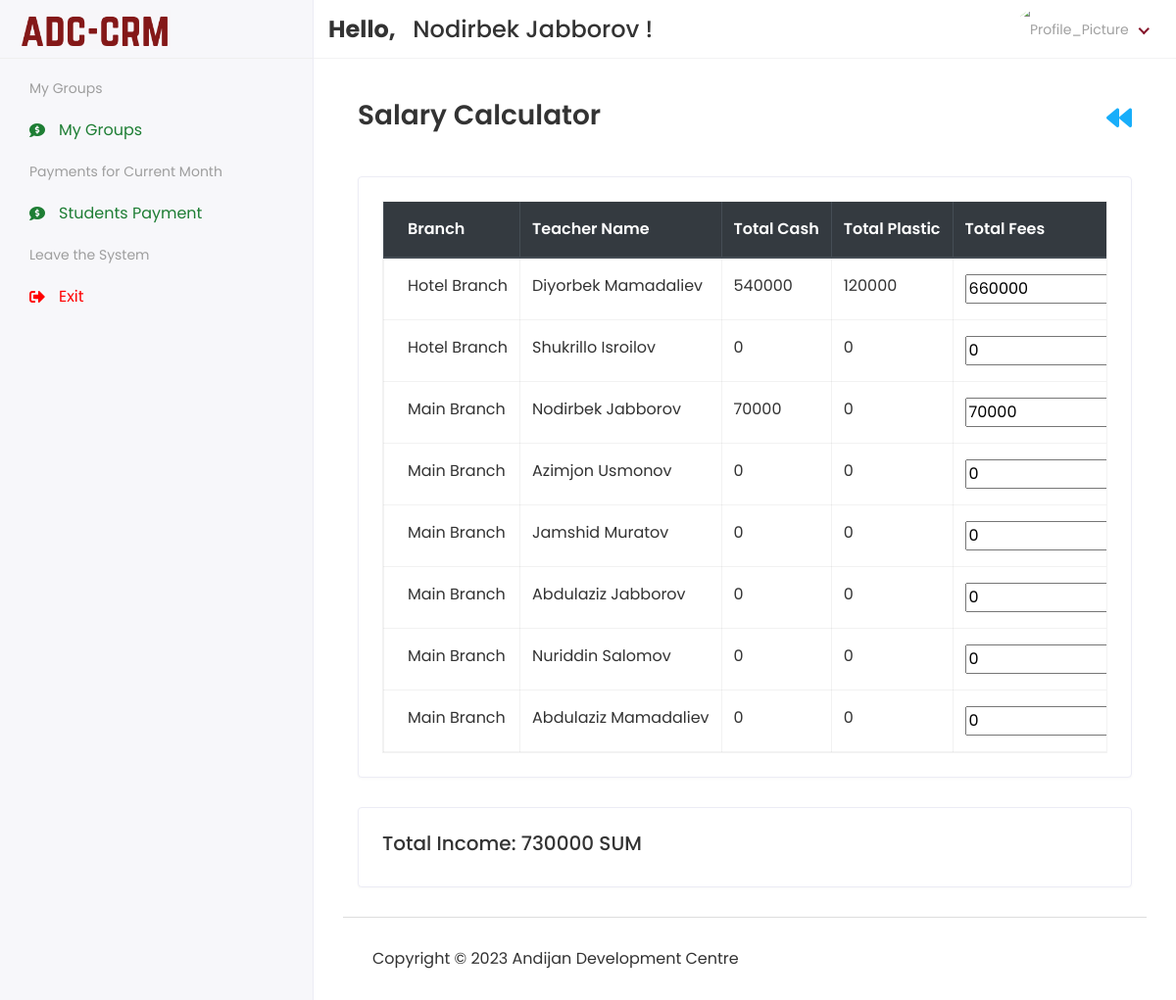
The page /Hod/Staff/Salary (signed in) on the database its author committed.
### app/models.py (models this page shows, shortened)
class customUser(AbstractUser):
    USER = (
        (1, 'HOD'),
        (3, 'STUDENT'),
    )
    user_type = models.CharField(choices=USER, max_length=50, default=1)
    profile_pic = models.ImageField(upload_to='media/profile_pic',blank=True, null=True)

class Staff(models.Model):
    admin = models.OneToOneField(customUser, on_delete=models.CASCADE)
    department = models.CharField(max_length=50)
    role = models.CharField(max_length=100)
    fines = models.CharField(max_length=30, blank=True, null=True)
    bonus = models.CharField(max_length=30, blank=True, null=True)
    tax = models.CharField(max_length=30, blank=True, null=True)
    salary_type = models.CharField(max_length=30)
    branch = models.ForeignKey('Branch', on_delete=models.SET_NULL, blank=True, null=True)
    work_format = models.CharField(max_length=30)
    salary_amount = models.CharField(max_length=30)
    birth_date = models.DateTimeField(blank=True, null=True)
    status = models.CharField(max_length=20, blank=True, null=True)
    address = models.TextField(max_length=150, blank=True, null=True)
    mobile = models.CharField(max_length=20, blank=True, null=True)
    mobiletwo = models.CharField(max_length=20, blank=True, null=True)
    created_date = models.DateTimeField(auto_now_add=True)
    updated_date = models.DateTimeField(auto_now_add=True)
    def __str__(self):
        return f"{self.admin.first_name} {self.admin.last_name}"

class Branch(models.Model):
    profile_pic = models.ImageField(upload_to='media/profile_pic', blank=True, null=True)
    name = models.CharField(max_length=100)
    address = models.CharField(max_length=255)
    phone_number = models.CharField(max_length=20)
    rooms = models.CharField(max_length=20, blank=True, null=True)

### ADC_school_project/Hod_Views.py (the view)
# urls.py: path('Hod/Staff/Salary', Hod_Views.STAFF_SALARY, name="staff_salary"),
@login_required(login_url='/')
def STAFF_SALARY(request):
    teachers = Staff.objects.filter(department='Teacher')
    current_month = datetime.now().month
    teacher_fees = []
    for teacher in teachers:
        payments = Payments.objects.filter(teacher_id=teacher,
                                           created_at__month=current_month)
        total_cash = payments.filter(payment_type='Cash').aggregate(
            total_cash=Sum('fee_amount'))['total_cash'] or 0
        total_plastic = payments.filter(payment_type='Plastic').aggregate(
            total_plastic=Sum('fee_amount'))['total_plastic'] or 0
        total_fees = total_cash + total_plastic
        teacher_fees.append({
            'teacher': teacher,
            'total_cash': total_cash,
            'total_plastic': total_plastic,
            'total_fees': total_fees
        })
    total_fees_across_all_teachers = sum(
        teacher['total_fees'] for teacher in teacher_fees)
    context = {
        'teacher_fees': teacher_fees,
        'total_fees_across_all_teachers': total_fees_across_all_teachers
    }
    return render(request, 'Hod/view_salary.html', context)

### templates/Hod/view_salary.html (shortened to what this page needs)
{% extends 'base.html' %}
{% block content %}
<div class="content container-fluid">
  <div class="page-header">
    <div class="row align-items-center">
      <div class="col">
        <h3 class="page-title">Salary Calculator</h3>
      </div>
      <a href="javascript:void(0);" id="toggle_btn">
        <i class="fas fa-backward"></i>
      </a>
    </div>
  </div>
  <div class="row">
    <div class="col-sm-12">
      <div class="card card-table">
        <div class="card-body">
          <div class="table-responsive table-bordered table-hover">
            <table class="table" style="table-layout: auto;">
            <thead class="thead-dark">
                <tr>
                    <th class="sticky-column">Branch</th>
                    <th class="sticky-column">Teacher Name</th>
                    <th>Total Cash</th>
                    <th>Total Plastic</th>
                    <th>Total Fees</th>
                </tr>
            </thead>
            <tbody>
                {% for teacher in teacher_fees|dictsort:"teacher.branch.name" %}
                <tr>
                    <td class="sticky-cell">{{ teacher.teacher.branch.name }}</td>
                    <td class="sticky-cell">{{ teacher.teacher.admin.get_full_name }}</td>
                    <td>{{ teacher.total_cash }}</td>
                    <td>{{ teacher.total_plastic }}</td>
                    <td><input type="number" class="total-fees teacher-finance-input" value="{{ teacher.total_fees }}"></td>
                </tr>
                {% endfor %}
            </tbody>
        </table>
          </div>
        </div>
      </div>
    </div>
  </div>
  <div class="row">
    <div class="col-sm-12">
      <div class="card">
        <div class="card-body">
          <h5>Total Income: {{ total_fees_across_all_teachers }} SUM</h5>
        </div>
      </div>
    </div>
  </div>
</div>
{% endblock %}

### templates/includes/header.html (shortened to what this page needs)
{% load static %}
<div class="header">
            <div class="header-left">
               <a href="{% url 'hod_home' %}" class="logo">
               <img src="{% static 'assets/img/logo.png' %}" alt="Logo">
               </a>
            </div>
            <div class="top-nav-search mt-3">
                <h4>
                    <strong>
                        Hello,
                    </strong>&nbsp;<span>
                    {{ user.first_name }} {{ user.last_name }}
                </span>!</h4>
            </div>
            <ul class="nav user-menu">
               <li class="nav-item dropdown has-arrow">
                  <a href="#" class="dropdown-toggle nav-link" data-toggle="dropdown">
                      {% if user.profile_pic == "" %}
                          <span class="user-img"><img class="rounded-circle" src="{% static 'assets/img/noimg.png' %}" width="31" alt="Profile_Picture"></span>
                      {% else %}
                  <span class="user-img"><img class="rounded-circle" src="/{{ user.profile_pic }}" width="31" alt="Profile_Picture"></span>
                      {% endif %}
                  </a>
               </li>
            </ul>
         </div>

### static/assets/css/style.css (style rules this page uses)
html { height: 100%; }
body { background-color: #fff; color: #333; font-family: 'Poppins', sans-serif; font-size: 1rem; height: 100%; line-height: 1.5; overflow-x: hidden; }
h1, h2, h3, h4, h5, h6 { font-family: 'Poppins', sans-serif; margin-top: 0; }
a { color: #86172c; }
input, button, a { transition: all 0.4s ease; -moz-transition: all 0.4s ease; -o-transition: all 0.4s ease; -ms-transition: all 0.4s ease; -webkit-transition: all 0.4s ease; }
input, input:focus, button, button:focus { outline: none; }
ul, ol { padding: 0px; list-style: none; }
.table { color: #333; max-width: 100%; margin-bottom: 0; width: 100%; }
.table thead tr th { font-weight: 600; }
.table tbody tr { border-bottom: 1px solid rgba(0, 0, 0, 0.05); }
.table-bordered { border: 1px solid rgba(0, 0, 0, 0.05) !important; }
.table-bordered th, .table-bordered td { border-color: rgba(0, 0, 0, 0.05); }
.card-table .card-body .table > thead > tr > th { border-top: 0; }
.card-table .card-body .table tr td:first-child, .card-table .card-body .table tr th:first-child { padding-left: 1.5rem; }
.card-table .table td, .card-table .table th { border-top: 1px solid #e2e5e8; padding: 1rem 0.75rem; white-space: nowrap; }
.table-responsive { display: block; width: 100%; overflow-x: auto; }
.card { border: 1px solid #ececf5; box-shadow: 0 1px 3px 0 rgba(0, 0, 0, 0.03); margin-bottom: 1.875rem; }
.card-body { padding: 1.5rem; }
.header { background-color: #fff; border-bottom: 1px solid #f3f3f4; left: 0; position: fixed; right: 0; top: 0; z-index: 1001; height: 60px; }
.header .header-left { float: left; height: 60px; padding: 0 20px; position: relative; width: 320px; z-index: 1; transition: all 0.2s ease-in-out; background-color: #f7f7fa; border-bottom: 1px solid #efefef; border-right: 1px solid #ececf5; display: flex; align-items: center; }
.header .header-left .logo { display: inline-block; line-height: 60px; }
.header .header-left .logo img { max-height: 40px; width: auto; }
.header .dropdown-toggle:after { display: none; }
.header .has-arrow .dropdown-toggle:after { border-top: 0; border-left: 0; border-bottom: 2px solid #86172c; border-right: 2px solid #86172c; content: ''; height: 8px; display: inline-block; pointer-events: none; -webkit-transform-origin: 66% 66%; -ms-transform-origin: 66% 66%; transform-origin: 66% 66%; -webkit-transform: rotate(45deg); -ms-transform: rotate(45deg); transform: rotate(45deg); -webkit-transition: all 0.15s ease-in-out; transition: all 0.15s ease-in-out; width: 8px; vertical-align: 0px; }
.user-menu { float: right; margin: 0; position: relative; z-index: 99; padding-right: 15px; }
.user-menu.nav > li > a { color: #a0a0a0; font-size: 14px; line-height: 58px; padding: 0 15px; height: 60px; }
.user-img { margin-right: 3px; position: relative; }
.top-nav-search { float: left; margin-left: 15px; }
.page-header { margin-bottom: 1.875rem; }
.page-title { font-size: 28px; font-weight: 600; color: #333; margin-bottom: 5px; }
@media (min-width: 992px) { #toggle_btn { align-items: center; color: #18aefa; display: inline-flex; float: left; font-size: 26px; height: 60px; justify-content: center; margin-left: 15px; padding: 0 15px; } }
th, td { white-space: nowrap; }

### templates/includes/header.html (style rules this page uses)
.user-img img { border-radius: 50%; width: 40px; height: 40px; object-fit: cover; }

### templates/Hod/view_salary.html (style rules this page uses)
.sticky-column { position: sticky; left: 0; z-index: 1; background-color: #fff; }
.sticky-cell { position: sticky; left: 0; z-index: 1; background-color: #fff; }

### rows shown on the page
customUser: first_name "Nodirbek", last_name "Jabborov"
Staff: teacher.branch.name "Hotel Branch", teacher.admin.get_full_name "Diyorbek Mamadaliev", total_cash "540000", total_plastic "120000", total_fees "660000"
Staff: teacher.branch.name "Hotel Branch", teacher.admin.get_full_name "Shukrillo Isroilov", total_cash "0", total_plastic "0", total_fees "0"
Staff: teacher.branch.name "Main Branch", teacher.admin.get_full_name "Nodirbek Jabborov", total_cash "70000", total_plastic "0", total_fees "70000"
Staff: teacher.branch.name "Main Branch", teacher.admin.get_full_name "Azimjon Usmonov", total_cash "0", total_plastic "0", total_fees "0"
Staff: teacher.branch.name "Main Branch", teacher.admin.get_full_name "Jamshid Muratov", total_cash "0", total_plastic "0", total_fees "0"
Staff: teacher.branch.name "Main Branch", teacher.admin.get_full_name "Abdulaziz Jabborov", total_cash "0", total_plastic "0", total_fees "0"
Staff: teacher.branch.name "Main Branch", teacher.admin.get_full_name "Nuriddin Salomov", total_cash "0", total_plastic "0", total_fees "0"
Staff: teacher.branch.name "Main Branch", teacher.admin.get_full_name "Abdulaziz Mamadaliev", total_cash "0", total_plastic "0", total_fees "0"

### other values the page prints
{{ total_fees_across_all_teachers }} "730000"
